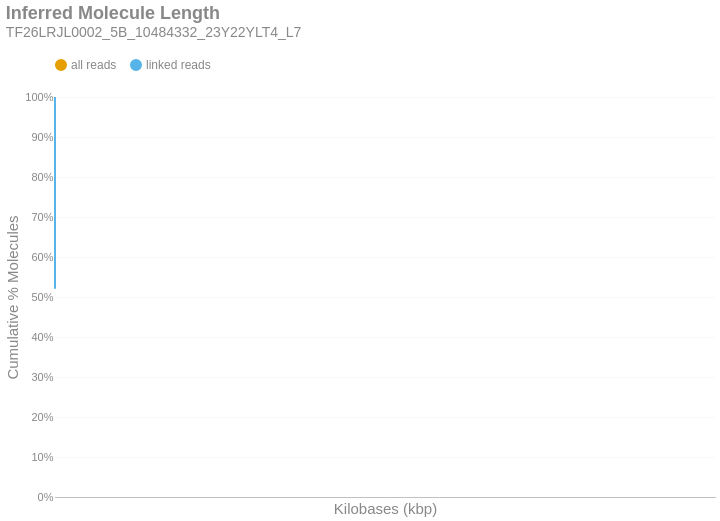

Notebook cell for this chart:
### Markdown cell above
### Inferred Molecule Length
This is the cumulative frequency distribution of molecule lengths inferred from the first and last alignment positions along a contig for all alignments associated with a single linked-read barcode on a given contig.There are two distributions: one with `all` the alignments (yellow) and another with only `linked reads` (blue). The percent of molecules in the `linked reads` distribution is relative to the total number of linked molecules.

### Code cell
if SKIPLR:
    print_html(f"Skipped")
else:
    binned_df = consolidated_hist(valids['length_inferred']/1000, mask, 10, True)
    binned_df = binned_df.with_columns(
        pl.when(pl.col('bin').cast(pl.Utf8) == '0').then(pl.lit('1')).otherwise(pl.col('bin').cast(pl.Utf8)).alias('bin')
    )
    with SafeRender(binned_df):
        (
            density_plot(binned_df, 'Inferred Molecule Length', samplename, 'inferredlen')
            .transform_calculate(bin_kb='datum.bin / 1000')
            .encode(
                x=alt.X('bin_kb:Q', title="Kilobases (kbp)").scale(type='log', padding=0).axis(labelAngle=-40),
                y=alt.Y('value:Q', title='Cumulative % Molecules')
                    .axis(format='%')
                    .stack(False)
                    .scale(domainMin=0, domainMax=1,padding=0),
                color=alt.Color("key:N").scale(domain = ["all reads", "linked reads"]),
                tooltip = [
                    alt.Tooltip("key:N", title = "Data Type"),
                    alt.Tooltip("range_label:N", title="Kilobases"),
                    alt.Tooltip("value:Q", format = ".2%", title="% Molecules (Cum.)")
                ]
            )
        ).display()

### Figure 1 — Vega-Lite specification as saved in the notebook (floating-point values rounded to 4 significant figures)
{"width": "container", "height": 400, "config": {"title": {"anchor": "start", "dy": -15, "fontSize": 18, "color": "#888888", "subtitleColor": "#888888", "subtitleFontSize": 14}, "arc": {"fill": "#0072B2"}, "axis": {"domainColor": "#888888", "domainWidth": 0.5, "gridWidth": 0.2, "grid": false, "titleFontWeight": 400, "titleFontSize": 15, "labelFontSize": 11, "labelColor": "#888888", "tickColor": "#888888", "tickWidth": 0.2, "titleColor": "#888888"}, "axisBand": {"grid": false}, "axisX": {"grid": true, "tickSize": 10, "domainCap": "round"}, "axisY": {"domain": false, "grid": true, "tickSize": 0, "domainCap": "round"}, "background": "transparent", "header": {"labelFontSize": 15, "labelColor": "#888888", "titleFontSize": 15, "titleFontWeight": 600, "titleColor": "#888888"}, "legend": {"labelFont": "sans-serif", "labelFontSize": 12, "labelColor": "#888888", "symbolSize": 100, "symbolType": "circle", "titleFontSize": 12, "titlePadding": 10, "titleColor": "#888888", "title": null, "orient": "top"}, "range": {"category": ["#E69F00", "#56B4E9", "#009E73", "#F0E442", "#0072B2", "#D55E00", "#CC79A7", "#000000"], "diverging": ["#cfe8f3", "#a2d4ec", "#73bfe2", "#46abdb", "#1696d2", "#12719e"]}, "area": {"fill": "#0072B2", "fillOpacity": 0.7, "line": true, "strokeOpacity": 0.7}, "line": {"color": "#0072B2", "stroke": "#0072B2", "strokeWidth": 2}, "trail": {"color": "#0072B2", "stroke": "#0072B2", "strokeWidth": 0, "size": 1}, "point": {"filled": true, "fillOpacity": 1.0, "size": 95}, "text": {"color": "#888888", "fontSize": 11, "align": "right", "fontWeight": 400, "size": 11}, "bar": {"fill": "#0072B2", "stroke": null}, "view": {"stroke": null, "continuousWidth": 660, "continuousHeight": 400}}, "data": {"name": "data-8a4bb60b10e1518327c9a9ff3471fee8"}, "mark": {"type": "line", "interpolate": "monotone", "point": {"opacity": 0, "size": 275}}, "encoding": {"color": {"field": "key", "scale": {"domain": ["all reads", "linked reads"]}, "type": "nominal"}, "tooltip": [{"field": "key", "title": "Data Type", "type": "nominal"}, {"field": "range_label", "title": "Kilobases", "type": "nominal"}, {"field": "value", "format": ".2%", "title": "% Molecules (Cum.)", "type": "quantitative"}], "x": {"axis": {"labelAngle": -40}, "field": "bin_kb", "scale": {"type": "log", "padding": 0}, "title": "Kilobases (kbp)", "type": "quantitative"}, "y": {"axis": {"format": "%"}, "field": "value", "scale": {"domainMin": 0, "domainMax": 1, "padding": 0}, "stack": false, "title": "Cumulative % Molecules", "type": "quantitative"}}, "params": [{"name": "param_c36ac31b6afebe62", "select": {"type": "point", "fields": ["key"]}, "bind": "legend"}], "title": {"text": "Inferred Molecule Length", "subtitle": "TF26LRJL0002_5B_10484332_23Y22YLT4_L7"}, "transform": [{"fold": ["all reads (cumsum)", "linked reads (cumsum)"]}, {"calculate": "replace(datum.key, ' (cumsum)', '')", "as": "key"}, {"filter": {"param": "param_c36ac31b6afebe62"}}, {"calculate": "datum.bin / 1000", "as": "bin_kb"}], "usermeta": {"embedOptions": {"downloadFileName": "TF26LRJL0002_5B_10484332_23Y22YLT4_L7.inferredlen"}}, "$schema": "https://vega.github.io/schema/vega-lite/v6.4.1.json", "datasets": {"data-8a4bb60b10e1518327c9a9ff3471fee8": [{"bin": "0.0", "interval": "0.0-10.0", "all reads": 0.8013, "linked reads": 0.5205, "all reads (cumsum)": 0.8013, "linked reads (cumsum)": 0.5205, "range_label": "0-9"}, {"bin": "10.0", "interval": "10.0-20.0", "all reads": 0.1008, "linked reads": 0.2422, "all reads (cumsum)": 0.9021, "linked reads (cumsum)": 0.7627, "range_label": "10-19"}, {"bin": "20.0", "interval": "20.0-30.0", "all reads": 0.05278, "linked reads": 0.1278, "all reads (cumsum)": 0.9549, "linked reads (cumsum)": 0.8905, "range_label": "20-29"}, {"bin": "30.0", "interval": "30.0-40.0", "all reads": 0.02584, "linked reads": 0.06261, "all reads (cumsum)": 0.9807, "linked reads (cumsum)": 0.9531, "range_label": "30-39"}, {"bin": "40.0", "interval": "40.0-50.0", "all reads": 0.01187, "linked reads": 0.02872, "all reads (cumsum)": 0.9926, "linked reads (cumsum)": 0.9818, "range_label": "40-49"}, {"bin": "50.0", "interval": "50.0-60.0", "all reads": 0.004561, "linked reads": 0.01118, "all reads (cumsum)": 0.9972, "linked reads (cumsum)": 0.993, "range_label": "50-59"}, {"bin": "60.0", "interval": "60.0-70.0", "all reads": 0.001676, "linked reads": 0.004118, "all reads (cumsum)": 0.9988, "linked reads (cumsum)": 0.9971, "range_label": "60-69"}, {"bin": "70.0", "interval": "70.0-80.0", "all reads": 0.0007121, "linked reads": 0.001748, "all reads (cumsum)": 0.9995, "linked reads (cumsum)": 0.9989, "range_label": "70-79"}, {"bin": "80.0", "interval": "80.0-90.0", "all reads": 0.0002661, "linked reads": 0.0006528, "all reads (cumsum)": 0.9998, "linked reads (cumsum)": 0.9995, "range_label": "80-89"}, {"bin": "90.0", "interval": "90.0-100.0", "all reads": 0.0001163, "linked reads": 0.0002859, "all reads (cumsum)": 0.9999, "linked reads (cumsum)": 0.9998, "range_label": "90-99"}, {"bin": "100.0", "interval": "100.0-110.0", "all reads": 4.695e-05, "linked reads": 0.0001154, "all reads (cumsum)": 1.0, "linked reads (cumsum)": 0.9999, "range_label": "100-109"}, {"bin": "110.0", "interval": "110.0-120.0", "all reads": 1.789e-05, "linked reads": 4.398e-05, "all reads (cumsum)": 1.0, "linked reads (cumsum)": 1.0, "range_label": "110-119"}, {"bin": "120.0", "interval": "120.0-130.0", "all reads": 6.149e-06, "linked reads": 1.512e-05, "all reads (cumsum)": 1.0, "linked reads (cumsum)": 1.0, "range_label": "120-129"}, {"bin": "130.0", "interval": "130.0-140.0", "all reads": 2.236e-06, "linked reads": 5.497e-06, "all reads (cumsum)": 1.0, "linked reads (cumsum)": 1.0, "range_label": "130-139"}, {"bin": "140.0", "interval": "140.0-150.0", "all reads": 1.118e-06, "linked reads": 2.749e-06, "all reads (cumsum)": 1.0, "linked reads (cumsum)": 1.0, "range_label": "140-149"}, {"bin": "150.0", "interval": "150.0-160.0", "all reads": 1.118e-06, "linked reads": 2.749e-06, "all reads (cumsum)": 1.0, "linked reads (cumsum)": 1.0, "range_label": "150-159"}, {"bin": "160.0", "interval": "160.0-170.0", "all reads": 0.0, "linked reads": 0.0, "all reads (cumsum)": 1.0, "linked reads (cumsum)": 1.0, "range_label": "160-169"}, {"bin": "170.0", "interval": "170.0-180.0", "all reads": 5.59e-07, "linked reads": 1.374e-06, "all reads (cumsum)": 1.0, "linked reads (cumsum)": 1.0, "range_label": "170-179"}, {"bin": "180.0", "interval": "180.0-190.0", "all reads": 5.59e-07, "linked reads": 1.374e-06, "all reads (cumsum)": 1.0, "linked reads (cumsum)": 1.0, "range_label": "180-189"}]}}
